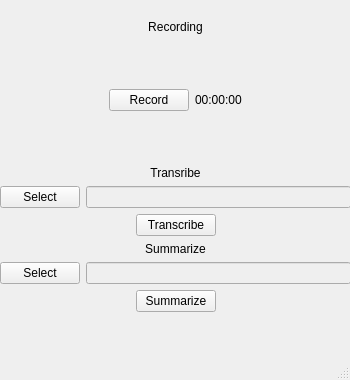
<?xml version="1.0" encoding="UTF-8"?>
<ui version="4.0">
 <class>MainWindow</class>
 <widget class="QMainWindow" name="MainWindow">
  <property name="geometry">
   <rect>
    <x>0</x>
    <y>0</y>
    <width>350</width>
    <height>380</height>
   </rect>
  </property>
  <property name="sizePolicy">
   <sizepolicy hsizetype="Preferred" vsizetype="Preferred">
    <horstretch>0</horstretch>
    <verstretch>0</verstretch>
   </sizepolicy>
  </property>
  <property name="minimumSize">
   <size>
    <width>350</width>
    <height>380</height>
   </size>
  </property>
  <property name="maximumSize">
   <size>
    <width>350</width>
    <height>380</height>
   </size>
  </property>
  <property name="windowTitle">
   <string>Family Doctor Assistant</string>
  </property>
  <widget class="QWidget" name="centralwidget">
   <property name="minimumSize">
    <size>
     <width>0</width>
     <height>0</height>
    </size>
   </property>
   <widget class="QWidget" name="verticalLayoutWidget">
    <property name="geometry">
     <rect>
      <x>0</x>
      <y>0</y>
      <width>351</width>
      <height>312</height>
     </rect>
    </property>
    <layout class="QVBoxLayout" name="verticalLayout">
     <item>
      <spacer name="horizontalSpacer_10">
       <property name="orientation">
        <enum>Qt::Horizontal</enum>
       </property>
       <property name="sizeHint" stdset="0">
        <size>
         <width>40</width>
         <height>20</height>
        </size>
       </property>
      </spacer>
     </item>
     <item>
      <widget class="QLabel" name="record_text">
       <property name="sizePolicy">
        <sizepolicy hsizetype="Preferred" vsizetype="Maximum">
         <horstretch>0</horstretch>
         <verstretch>0</verstretch>
        </sizepolicy>
       </property>
       <property name="frameShadow">
        <enum>QFrame::Plain</enum>
       </property>
       <property name="lineWidth">
        <number>1</number>
       </property>
       <property name="text">
        <string>Recording</string>
       </property>
       <property name="scaledContents">
        <bool>false</bool>
       </property>
       <property name="alignment">
        <set>Qt::AlignCenter</set>
       </property>
       <property name="wordWrap">
        <bool>false</bool>
       </property>
      </widget>
     </item>
     <item>
      <layout class="QHBoxLayout" name="horizontalLayout">
       <item>
        <spacer name="horizontalSpacer_11">
         <property name="orientation">
          <enum>Qt::Horizontal</enum>
         </property>
         <property name="sizeHint" stdset="0">
          <size>
           <width>40</width>
           <height>20</height>
          </size>
         </property>
        </spacer>
       </item>
       <item>
        <widget class="QPushButton" name="record_btn">
         <property name="text">
          <string>Record</string>
         </property>
        </widget>
       </item>
       <item>
        <widget class="QLabel" name="rec_time">
         <property name="text">
          <string>00:00:00</string>
         </property>
        </widget>
       </item>
       <item>
        <spacer name="horizontalSpacer_9">
         <property name="orientation">
          <enum>Qt::Horizontal</enum>
         </property>
         <property name="sizeHint" stdset="0">
          <size>
           <width>40</width>
           <height>20</height>
          </size>
         </property>
        </spacer>
       </item>
      </layout>
     </item>
     <item>
      <widget class="QLabel" name="transcribe_text">
       <property name="sizePolicy">
        <sizepolicy hsizetype="Preferred" vsizetype="Maximum">
         <horstretch>0</horstretch>
         <verstretch>0</verstretch>
        </sizepolicy>
       </property>
       <property name="text">
        <string>Transribe</string>
       </property>
       <property name="alignment">
        <set>Qt::AlignCenter</set>
       </property>
      </widget>
     </item>
     <item>
      <layout class="QVBoxLayout" name="verticalLayout_2">
       <item>
        <layout class="QHBoxLayout" name="horizontalLayout_6">
         <item>
          <layout class="QHBoxLayout" name="horizontalLayout_8">
           <item>
            <widget class="QPushButton" name="select_audio">
             <property name="text">
              <string>Select</string>
             </property>
            </widget>
           </item>
           <item>
            <widget class="QLineEdit" name="audio_path">
             <property name="enabled">
              <bool>false</bool>
             </property>
            </widget>
           </item>
          </layout>
         </item>
        </layout>
       </item>
       <item>
        <layout class="QHBoxLayout" name="horizontalLayout_7">
         <item>
          <spacer name="horizontalSpacer">
           <property name="orientation">
            <enum>Qt::Horizontal</enum>
           </property>
           <property name="sizeHint" stdset="0">
            <size>
             <width>40</width>
             <height>20</height>
            </size>
           </property>
          </spacer>
         </item>
         <item>
          <widget class="QPushButton" name="transcribe_btn">
           <property name="text">
            <string>Transcribe</string>
           </property>
          </widget>
         </item>
         <item>
          <spacer name="horizontalSpacer_2">
           <property name="orientation">
            <enum>Qt::Horizontal</enum>
           </property>
           <property name="sizeHint" stdset="0">
            <size>
             <width>40</width>
             <height>20</height>
            </size>
           </property>
          </spacer>
         </item>
        </layout>
       </item>
      </layout>
     </item>
     <item>
      <widget class="QLabel" name="summarize_text">
       <property name="sizePolicy">
        <sizepolicy hsizetype="Preferred" vsizetype="Maximum">
         <horstretch>0</horstretch>
         <verstretch>0</verstretch>
        </sizepolicy>
       </property>
       <property name="text">
        <string>Summarize</string>
       </property>
       <property name="alignment">
        <set>Qt::AlignCenter</set>
       </property>
      </widget>
     </item>
     <item>
      <layout class="QVBoxLayout" name="verticalLayout_5">
       <item>
        <layout class="QHBoxLayout" name="horizontalLayout_15">
         <item>
          <widget class="QPushButton" name="select_transcript">
           <property name="text">
            <string>Select</string>
           </property>
          </widget>
         </item>
         <item>
          <widget class="QLineEdit" name="transcript_path">
           <property name="enabled">
            <bool>false</bool>
           </property>
          </widget>
         </item>
        </layout>
       </item>
       <item>
        <layout class="QHBoxLayout" name="horizontalLayout_17">
         <item>
          <spacer name="horizontalSpacer_7">
           <property name="orientation">
            <enum>Qt::Horizontal</enum>
           </property>
           <property name="sizeHint" stdset="0">
            <size>
             <width>40</width>
             <height>20</height>
            </size>
           </property>
          </spacer>
         </item>
         <item>
          <widget class="QPushButton" name="summarize_btn">
           <property name="text">
            <string>Summarize</string>
           </property>
          </widget>
         </item>
         <item>
          <spacer name="horizontalSpacer_8">
           <property name="orientation">
            <enum>Qt::Horizontal</enum>
           </property>
           <property name="sizeHint" stdset="0">
            <size>
             <width>40</width>
             <height>20</height>
            </size>
           </property>
          </spacer>
         </item>
        </layout>
       </item>
      </layout>
     </item>
    </layout>
   </widget>
  </widget>
  <widget class="QMenuBar" name="menubar">
   <property name="geometry">
    <rect>
     <x>0</x>
     <y>0</y>
     <width>350</width>
     <height>37</height>
    </rect>
   </property>
  </widget>
  <widget class="QStatusBar" name="statusbar"/>
 </widget>
 <resources/>
 <connections/>
</ui>
